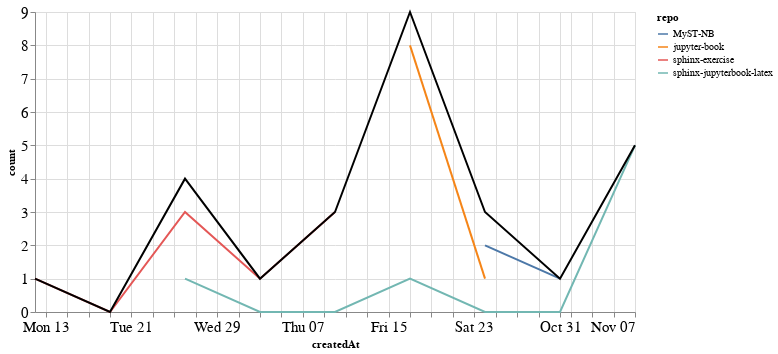

Notebook code for this chart:
### Markdown cell above
### Comments

### Code cell
comments_time = comments.groupby('repo').resample('W', on='createdAt').count()['author'].reset_index()
comments_time = comments_time.rename(columns={'author': 'count'})
comments_time_total = comments_time.groupby('createdAt').agg({"count": "sum"}).reset_index()
ch1 = alt.Chart(comments_time, width=600).mark_line().encode(
    x='createdAt',
    y='count',
    color='repo',
    tooltip="repo"
)

ch2 = alt.Chart(comments_time_total, width=600).mark_line(color="black").encode(
    x='createdAt',
    y='count',
)

ch1 + ch2

### Figure 1 — Vega-Lite specification as saved in the notebook (floating-point values rounded to 4 significant figures)
{"config": {"axisLeft": {"labelFontSize": 15}, "axisBottom": {"labelFontSize": 15}}, "layer": [{"data": {"name": "data-66eccc0f2ced997801b57035e2b96cca"}, "mark": "line", "encoding": {"color": {"type": "nominal", "field": "repo"}, "tooltip": {"type": "nominal", "field": "repo"}, "x": {"type": "temporal", "field": "createdAt"}, "y": {"type": "quantitative", "field": "count"}}, "width": 600}, {"data": {"name": "data-823fac750fcd4d34ed60afee6d0d5625"}, "mark": {"type": "line", "color": "black"}, "encoding": {"x": {"type": "temporal", "field": "createdAt"}, "y": {"type": "quantitative", "field": "count"}}, "width": 600}], "$schema": "https://vega.github.io/schema/vega-lite/v4.8.1.json", "datasets": {"data-66eccc0f2ced997801b57035e2b96cca": [{"repo": "MyST-NB", "createdAt": "2021-10-24T00:00:00", "count": 2}, {"repo": "MyST-NB", "createdAt": "2021-10-31T00:00:00", "count": 1}, {"repo": "jupyter-book", "createdAt": "2021-10-17T00:00:00", "count": 8}, {"repo": "jupyter-book", "createdAt": "2021-10-24T00:00:00", "count": 1}, {"repo": "sphinx-exercise", "createdAt": "2021-09-12T00:00:00", "count": 1}, {"repo": "sphinx-exercise", "createdAt": "2021-09-19T00:00:00", "count": 0}, {"repo": "sphinx-exercise", "createdAt": "2021-09-26T00:00:00", "count": 3}, {"repo": "sphinx-exercise", "createdAt": "2021-10-03T00:00:00", "count": 1}, {"repo": "sphinx-exercise", "createdAt": "2021-10-10T00:00:00", "count": 3}, {"repo": "sphinx-jupyterbook-latex", "createdAt": "2021-09-26T00:00:00", "count": 1}, {"repo": "sphinx-jupyterbook-latex", "createdAt": "2021-10-03T00:00:00", "count": 0}, {"repo": "sphinx-jupyterbook-latex", "createdAt": "2021-10-10T00:00:00", "count": 0}, {"repo": "sphinx-jupyterbook-latex", "createdAt": "2021-10-17T00:00:00", "count": 1}, {"repo": "sphinx-jupyterbook-latex", "createdAt": "2021-10-24T00:00:00", "count": 0}, {"repo": "sphinx-jupyterbook-latex", "createdAt": "2021-10-31T00:00:00", "count": 0}, {"repo": "sphinx-jupyterbook-latex", "createdAt": "2021-11-07T00:00:00", "count": 5}], "data-823fac750fcd4d34ed60afee6d0d5625": [{"createdAt": "2021-09-12T00:00:00", "count": 1}, {"createdAt": "2021-09-19T00:00:00", "count": 0}, {"createdAt": "2021-09-26T00:00:00", "count": 4}, {"createdAt": "2021-10-03T00:00:00", "count": 1}, {"createdAt": "2021-10-10T00:00:00", "count": 3}, {"createdAt": "2021-10-17T00:00:00", "count": 9}, {"createdAt": "2021-10-24T00:00:00", "count": 3}, {"createdAt": "2021-10-31T00:00:00", "count": 1}, {"createdAt": "2021-11-07T00:00:00", "count": 5}]}}
